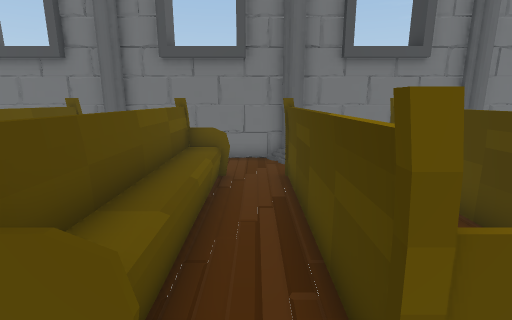
View 1 (above)

24 first-person views from a walk through a 3-D level made in the Unity game engine. The camera is 1.2 m above the floor, tilts 12° down and sees 85° across. The floor is counted in squares, 0.53 m on a side. Each view is taken from the middle of a square. On the plan, view 1 faces up. The plan holds only what a view shows up to about 18 squares ahead; the rest is blank. The player character is not drawn.

View 2
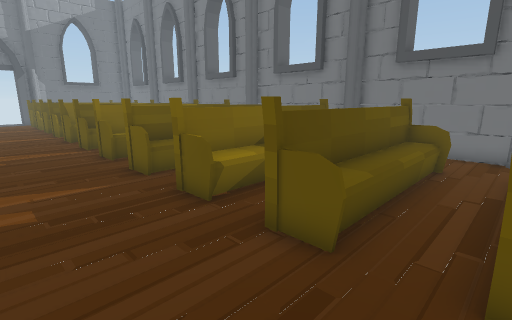

View 3
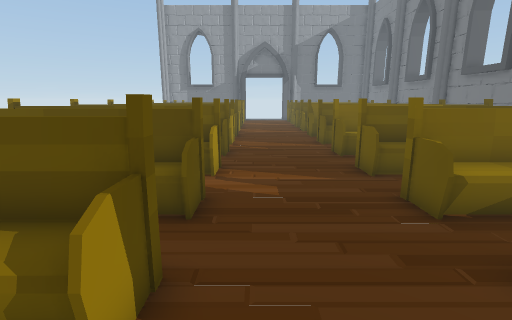

View 4
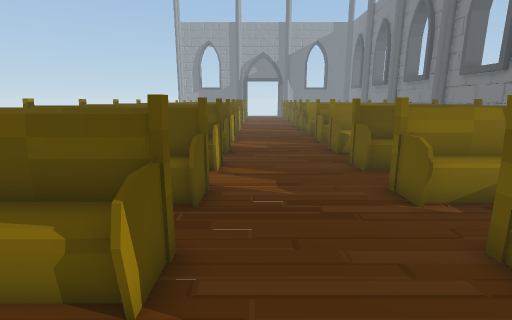

View 5
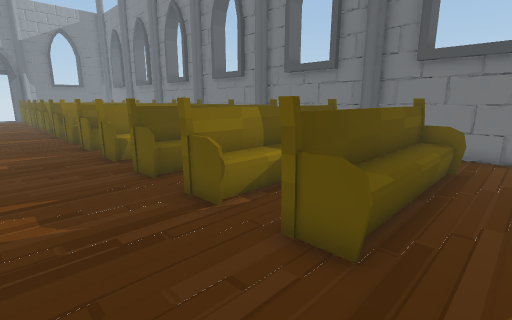

View 6
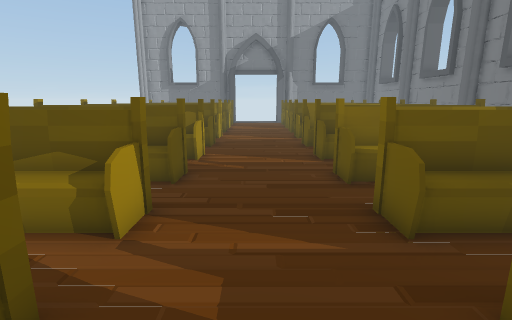

View 7
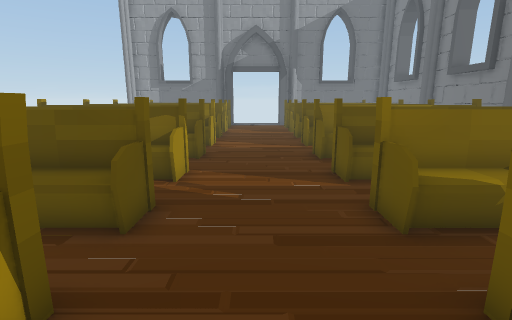

View 8
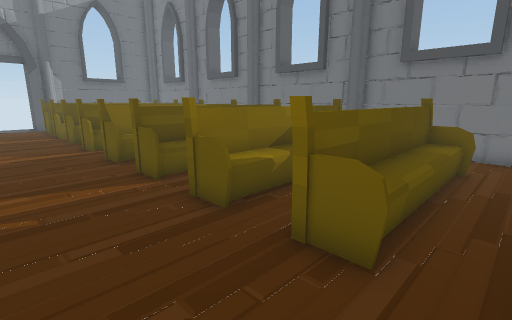

View 9
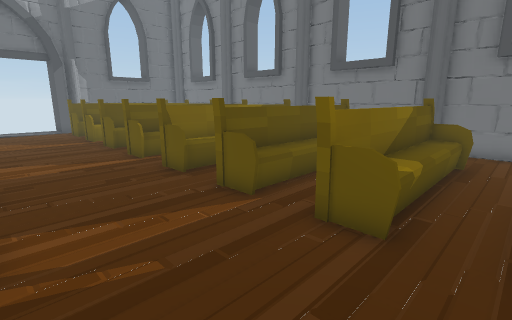

View 10
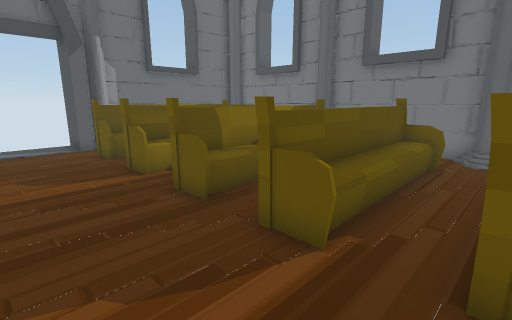

View 11
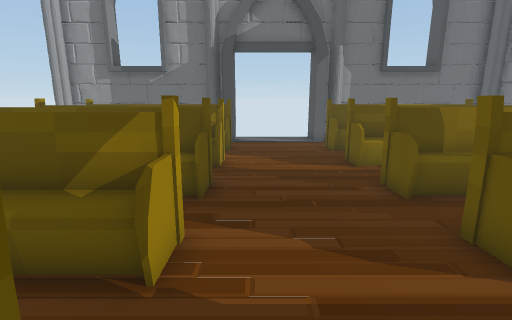

View 12
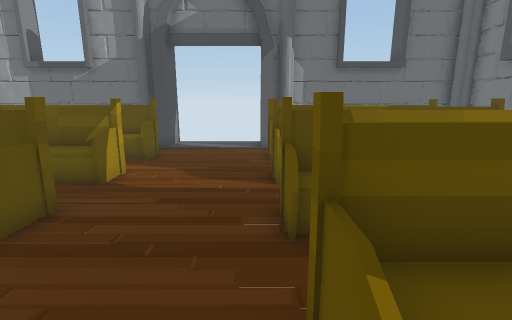

View 13
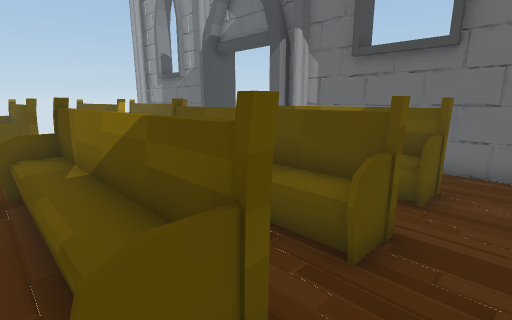

View 14
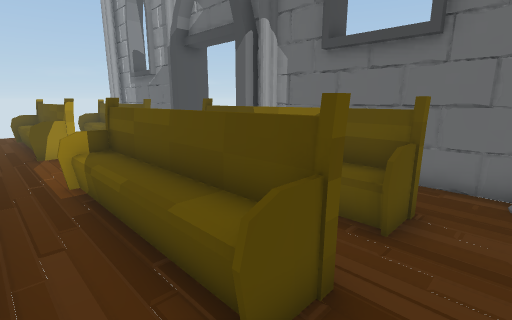

View 15
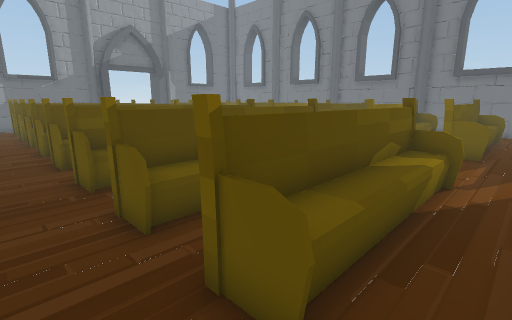

View 16
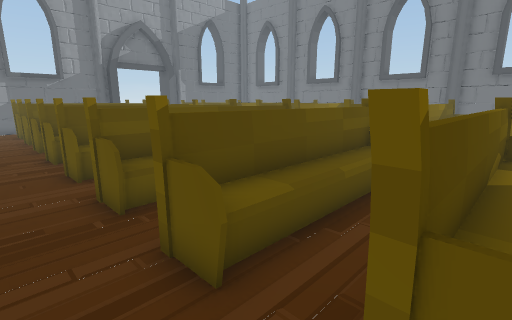

View 17
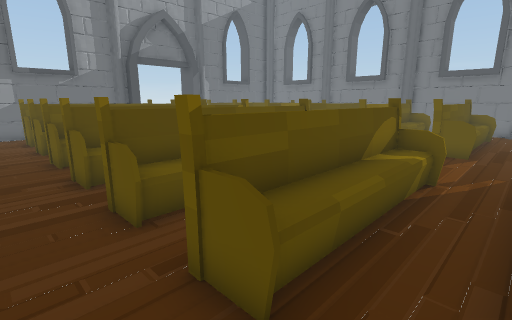

View 18
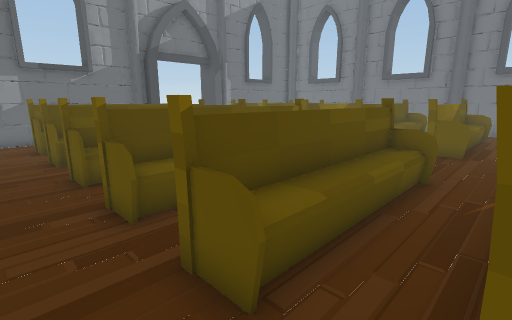

View 19
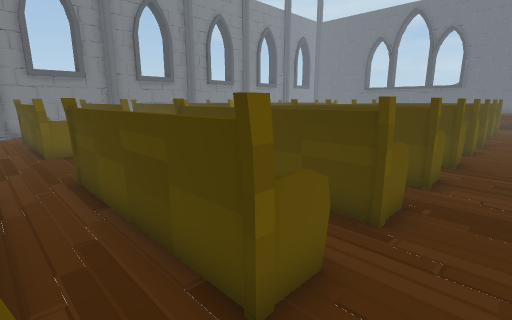

View 20
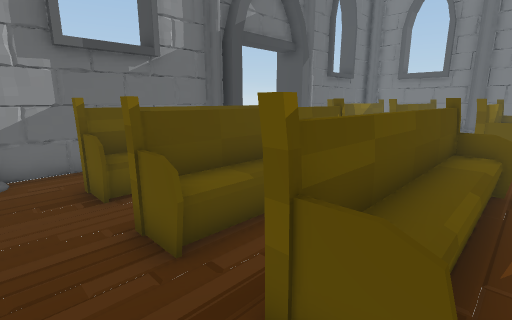

View 21
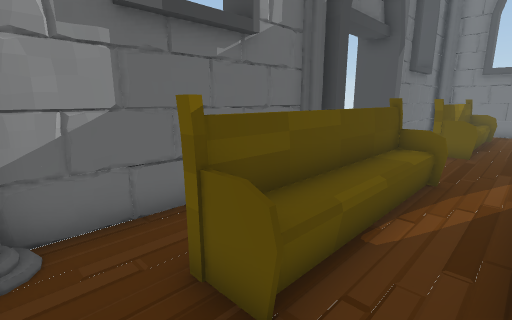

View 22
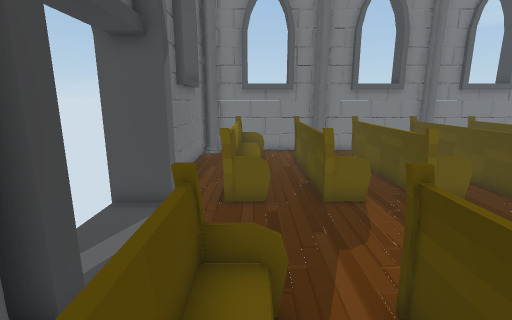

View 23
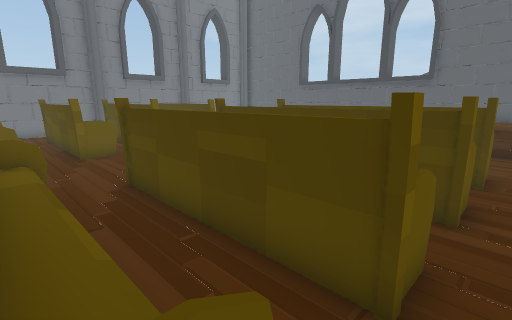

View 24
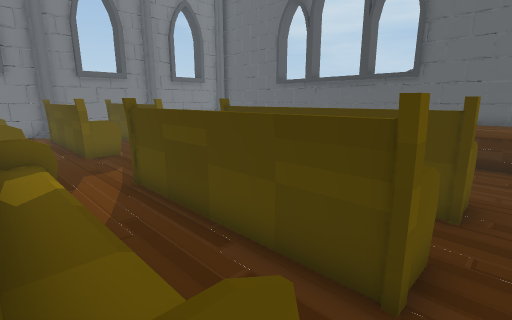

### Floor plan
Key: @ floor where view 1 was taken; # wall or solid block; x gap in a wall; . floor; / step, stairs or slope; = window, fence, low wall or low ledge; ^ raised ledge; O other object.
Columns run from 35 left of view 1 to 12 right of it. Each row starts with its distance up from view 1.
 11   ############################################
 10   #..........  ....   . ....... .....   ...
  9   #........   #....   .######## .....   ...
  8   #.=O.=O=#=.##=.== =O.=#=#==##=.==.=  =O=.
  7   #.=O.=O.==. =..=..=O.=^.#=. = .=..=  =O..
  6   #.=O.#O.==. =..=..=O.=^.#=. = .=..=  =O..
  5   #.=O.#O.==. =..=..=O.=^.#=. = .=..=  =O..
  4   #.=O.=O.==. =..=..=O.=^.#=. =..=..=O.=O..
  3   #.=O.=O.==. =..=..=O.=^.#=.#=..=..=O.=O..
  2   #.=O.=O=.=.##=.==.=O.==.#=.#==.==.=O.=O=.
  1 ###........................................
  0  ..................................@......
 -1  ........................................
 -2  ........................................ ..
 -3 ###../.#==.=. #=.#=.#=.#==.=.#==.#=.#=.#==
 -4   #x#/.= ##=. =..=..=O.=O##=.#=..=..=O.=O
 -5   # =/.= .#=. =..=..=O.=O.#=. =..=..=  =O
 -6   # =/.= .#=. =..=..=O.=O.#=. =..=..=  =
 -7   # =/.= .#=. =..=..=O.=O.#=. =..=..=  =
 -8   # =/.= .#=. =..=..=O.=O.#=. =..=..=  =
 -9   #.=/.= .#=. =..=..=O.#O.#=.#=..=..=  =       ^
-10   #.#=.#=.#=.##=.#=.#=.#=.#=.#==.#=.#=.#==...^^^
-11   #..........................................^
-12   #...........................
-13   #

Positions as (right, up) in squares from view 1, and headings:
1: (0, 0), facing up
2: (1, -2), facing up-left
3: (1, -2), facing left
4: (8, -2), facing left
5: (7, -2), facing up-left
6: (-3, -1), facing left
7: (-6, -1), facing left
8: (-6, -2), facing up-left
9: (-9, -3), facing up-left
10: (-18, -2), facing up-left
11: (-17, -2), facing left
12: (-19, 1), facing left
13: (-23, 10), facing down-left
14: (-25, 10), facing down-left
15: (-6, -12), facing up-left
16: (-8, -12), facing up-left
17: (-12, -12), facing up-left
18: (-15, -12), facing up-left
19: (-20, -12), facing up-right
20: (-23, -12), facing up-left
21: (-28, -12), facing up-left
22: (-30, -7), facing up
23: (-5, -11), facing up-right
24: (-2, -11), facing up-right
